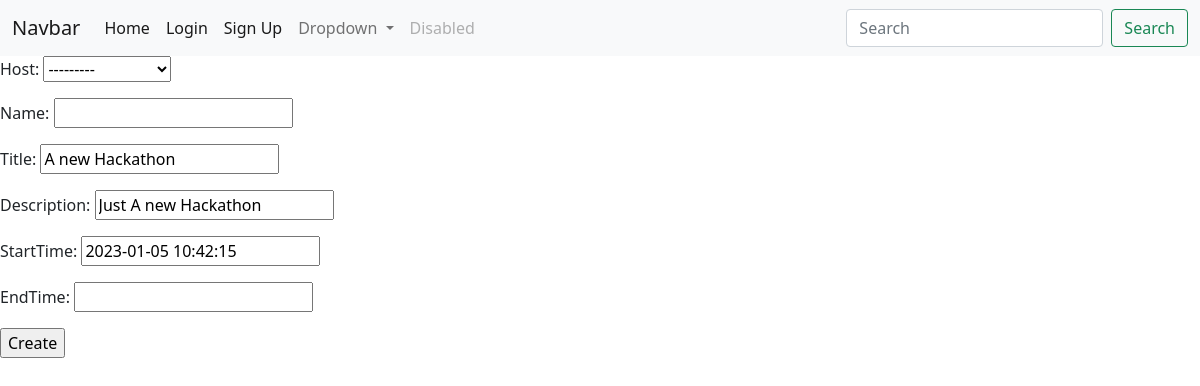
Page /events/details/1/settings on the committed database.
### base/models.py (models this page shows, shortened)
class Event(models.Model):
    host = models.ForeignKey(User, on_delete=models.SET_NULL, null=True, blank=True)
    name = models.CharField(max_length=200, null=True)
    title = models.CharField(max_length=300)
    description = models.CharField(max_length=1000, null=True, blank=True)
    startTime = models.DateTimeField(default=timezone.now)
    endTime = models.DateTimeField(null=True, blank=True)

### base/views.py (the view)
class EventUpdate(UpdateView):
    model = Event
    context_object_name = 'event'
    fields = '__all__'
    success_url = reverse_lazy('events')

### base/templates/base/event_form.html (shortened to what this page needs)
{% extends 'index.html' %}
{% block body %}
<div>
    <form method="POST" action="">
        {{ form.as_p}}
        <input type="submit" value="Create" />
    </form>
</div>
{% endblock body %}

### rows in the picture
Event: host "---------", title "A new Hackathon", description "Just A new Hackathon", startTime "2023-01-05 10:42:15"
